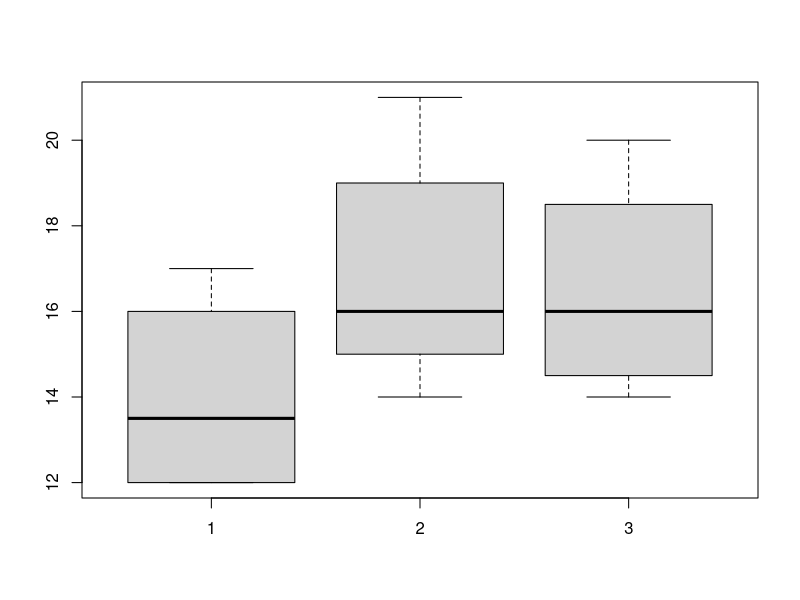
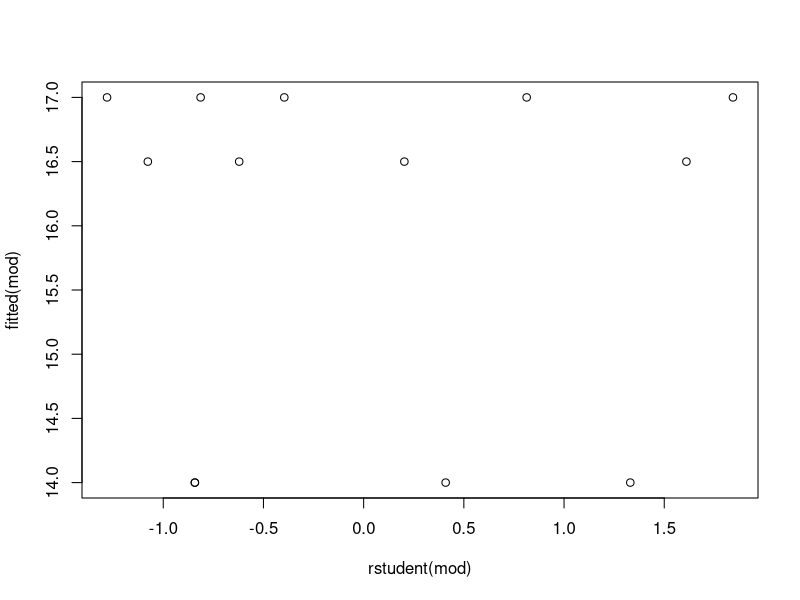
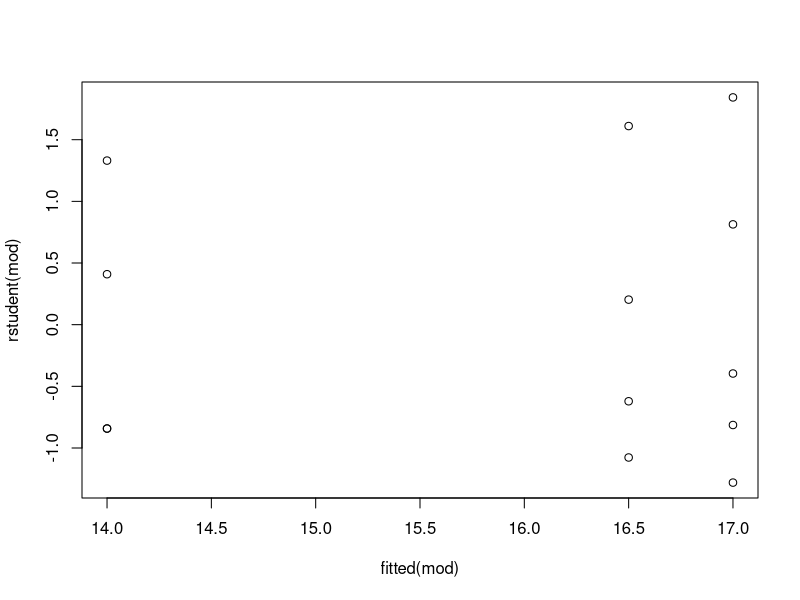
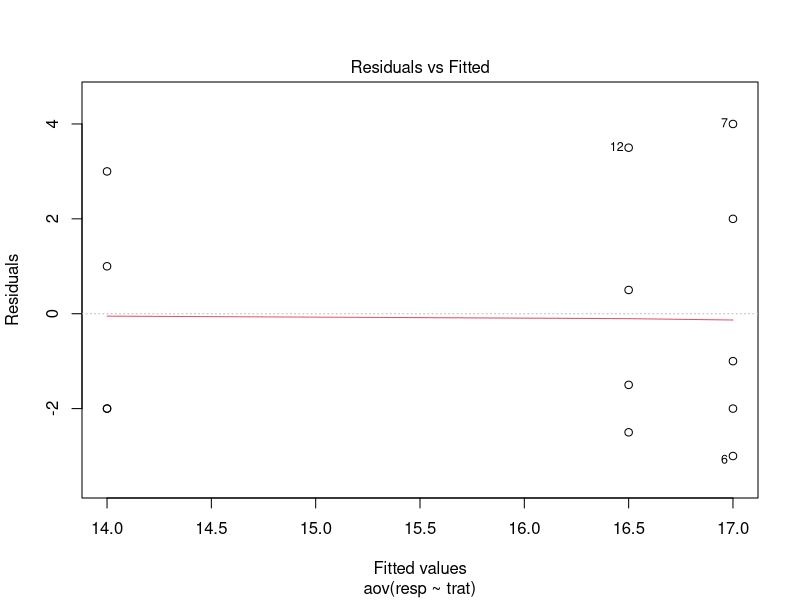
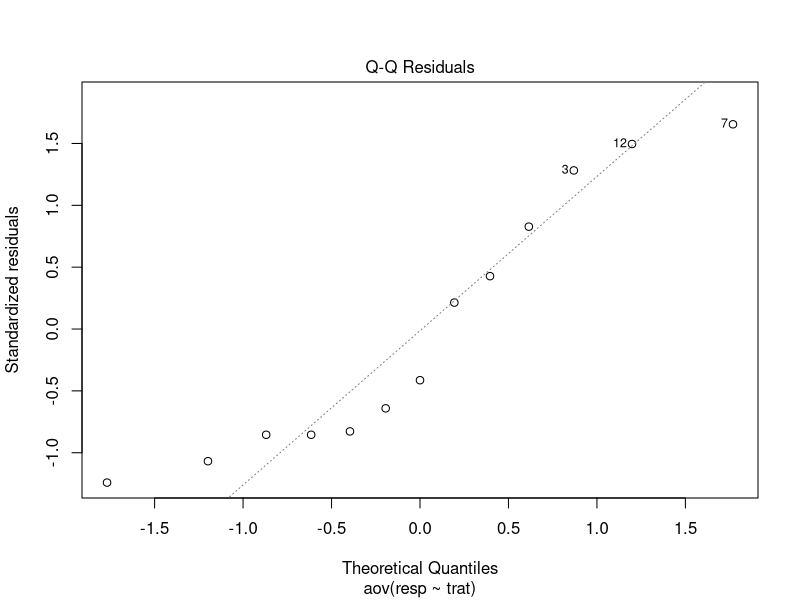
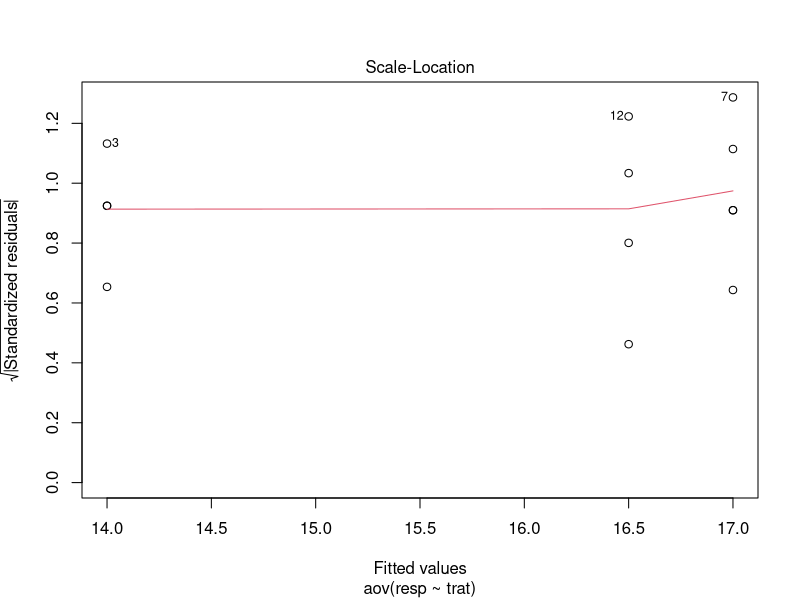
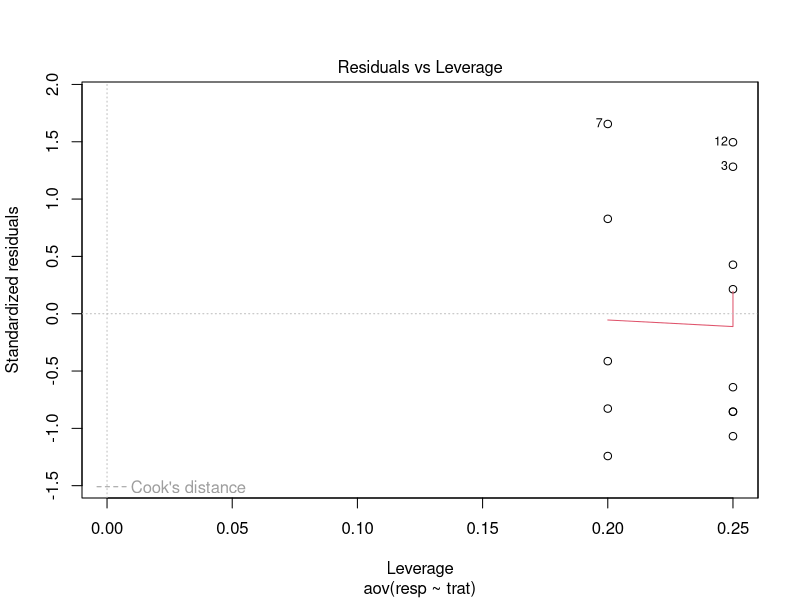

Write R code to recreate these figures, in order.
# >>>>> Análise de variância <<<<<

# >>> As entradas <<<
A=c(12,15,17,12)
B=c(16,14,21,15,19)
C=c(14,17,20,15)

list(A,B,C)
class(A)

# >>> Estatísticas descritivas <<<

# Resumo dos dados
summary(A)
# variância
var(A)
# desvio padrão
sd(A)

# Resumo dos dados
summary(B)
# variância
var(B)
# desvio padrão
sd(B)

# Resumo dos dados
summary(C)
# variância
var(C)
# desvio padrão
sd(C)

# >>> Box-plot <<<
boxplot(A,B,C)

# >>> Organizar os dados para rodar ANOVA <<<

# vetores de resposta
resp<-c(A,B,C)
resp

# vetores de tratamento *sempre marcar como nome - porque se não, o R entende como outra coisa)
trat<-c("A","A","A","A","B","B","B","B","B","C","C","C","C")
trat

# tabela de dados
dados<-data.frame(trat,resp)
dados

# >>> Rodando a análise de variância <<<

mod<-aov(resp~trat)
mod

# Resultados da ANOVA
anova(mod)

# Comparar a probabilidade de F e valor de significância
# se prop(F) < alfa - rejeita H0
# se prof(F) > alfa - não rejeita H0

# H0: uA=uB=uC
# HA: uA =/ uB ou uA =/ uC ou uB =/ uC
# no caso, 0,269>0,05, não rejeita H0

# Portanto o tratamento não tem efeito:
# Não há diferença dos tratamentos - muito provavel que
# a diferenca aparente no box-splot seja devido ao acaso

# >>> Verificação das pressuposições <<<
# independência, normalidade, homogeneidade de variâncias

# Gráfico dos resíduos
plot(rstudent(mod),fitted(mod))
plot(fitted(mod),rstudent(mod))
plot(mod)

# Teste de normalidade de Shapiro-Wilk
shapiro.test(rstudent(mod))

# Teste de homogeneidade de variâncias de Bartlett
bartlett.test(resp~trat)


###########################################
################# teste T #################
###########################################

antes<-c(13.6,13.6,14.7,12.1,12.3,13.2)
depois<-c(11.4,12.5,14.6,13,11.7,10.3)

t.test(antes,depois,pared=TRUE,alternative="less", conf.level=0.95)















